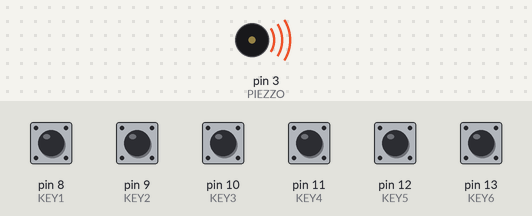
Recording of a sketch running on a simulated Arduino Uno, built with avr-gcc and run on an emulated ATmega328P. Shown: buzzer (waves = sounding). The inputs (shaded band) are chosen by the test bench; at power-on: pin 8 (KEY1), pin 9 (KEY2), pin 10 (KEY3), pin 11 (KEY4), pin 12 (KEY5), pin 13 (KEY6) LOW.

Above: at 0.1 s.
Timing chart, 0 to 1.6 s (numbered marks = the images above):
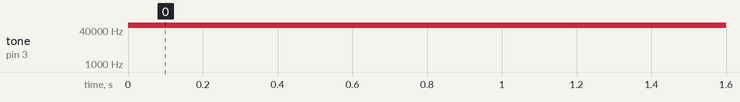

The sketch:

Pentatonic_Keyboard.ino
```cpp
#define PIEZZO 3
#define KEY1 8
#define KEY2 9
#define KEY3 10
#define KEY4 11
#define KEY5 12
#define KEY6 13

int keyboard[] = {KEY1, KEY2, KEY3, KEY4, KEY5, KEY6};

void setup() {
  // put your setup code here, to run once:
  pinMode(PIEZZO, OUTPUT);
  for(int i = 0; i < 6; i++){
    pinMode(keyboard[i], INPUT);
  }
}

void loop() {
  // put your main code here, to run repeatedly:
  if(digitalRead(KEY1) == HIGH){
    tone(PIEZZO, 220);
    }
  else if(digitalRead(KEY2) == HIGH){
    tone(PIEZZO,  261.63);
    }
  else if(digitalRead(KEY3) == HIGH){
    tone(PIEZZO,  293.66);
    }
  else if(digitalRead(KEY4) == HIGH){
    tone(PIEZZO,  329.63);
    }
   else if(digitalRead(KEY5) == HIGH){
    tone(PIEZZO,  392.00);
    }
   else if(digitalRead(KEY6) == HIGH){
    tone(PIEZZO, 440);
    }
  else {
    tone(PIEZZO, -100);
    }

}
```

Measured:
- by itself, tone on pin 3 (PIEZZO): silent → 65436 Hz at 0.00 s
